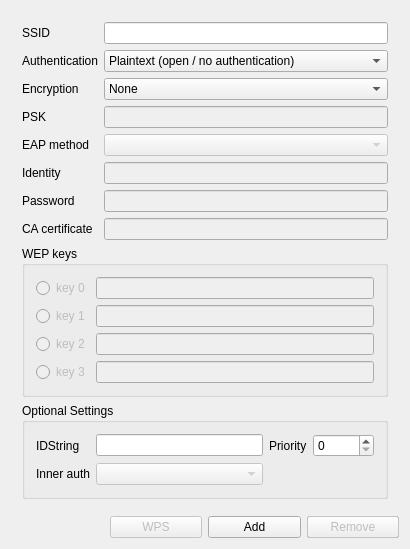
<ui version="4.0" >
 <class>NetworkConfig</class>
 <widget class="QDialog" name="NetworkConfig" >
  <property name="geometry" >
   <rect>
    <x>0</x>
    <y>0</y>
    <width>410</width>
    <height>534</height>
   </rect>
  </property>
  <property name="windowTitle" >
   <string>NetworkConfig</string>
  </property>
  <layout class="QGridLayout" >
   <item row="1" column="3" >
    <widget class="QPushButton" name="cancelButton" >
     <property name="text" >
      <string>Cancel</string>
     </property>
    </widget>
   </item>
   <item row="0" column="0" colspan="4" >
    <widget class="QFrame" name="frame9" >
     <property name="frameShape" >
      <enum>QFrame::NoFrame</enum>
     </property>
     <property name="frameShadow" >
      <enum>QFrame::Plain</enum>
     </property>
     <layout class="QGridLayout" >
      <item row="0" column="0" >
       <widget class="QLabel" name="ssidLabel" >
        <property name="text" >
         <string>SSID</string>
        </property>
       </widget>
      </item>
      <item row="0" column="1" >
       <widget class="QLineEdit" name="ssidEdit" >
        <property name="toolTip" >
         <string>Network name (Service Set Identifier)</string>
        </property>
        <property name="text" >
         <string/>
        </property>
       </widget>
      </item>
      <item row="1" column="0" >
       <widget class="QLabel" name="authLabel" >
        <property name="text" >
         <string>Authentication</string>
        </property>
       </widget>
      </item>
      <item row="1" column="1" >
       <widget class="QComboBox" name="authSelect" >
        <item>
         <property name="text" >
          <string>Plaintext (open / no authentication)</string>
         </property>
        </item>
        <item>
         <property name="text" >
          <string>Static WEP (no authentication)</string>
         </property>
        </item>
        <item>
         <property name="text" >
          <string>Static WEP (Shared Key authentication)</string>
         </property>
        </item>
        <item>
         <property name="text" >
          <string>IEEE 802.1X</string>
         </property>
        </item>
        <item>
         <property name="text" >
          <string>WPA-Personal (PSK)</string>
         </property>
        </item>
        <item>
         <property name="text" >
          <string>WPA-Enterprise (EAP)</string>
         </property>
        </item>
        <item>
         <property name="text" >
          <string>WPA2-Personal (PSK)</string>
         </property>
        </item>
        <item>
         <property name="text" >
          <string>WPA2-Enterprise (EAP)</string>
         </property>
        </item>
       </widget>
      </item>
      <item row="2" column="0" >
       <widget class="QLabel" name="encrLabel" >
        <property name="text" >
         <string>Encryption</string>
        </property>
       </widget>
      </item>
      <item row="2" column="1" >
       <widget class="QComboBox" name="encrSelect" >
        <item>
         <property name="text" >
          <string>None</string>
         </property>
        </item>
        <item>
         <property name="text" >
          <string>WEP</string>
         </property>
        </item>
        <item>
         <property name="text" >
          <string>TKIP</string>
         </property>
        </item>
        <item>
         <property name="text" >
          <string>CCMP</string>
         </property>
        </item>
       </widget>
      </item>
      <item row="3" column="0" >
       <widget class="QLabel" name="pskLabel" >
        <property name="text" >
         <string>PSK</string>
        </property>
       </widget>
      </item>
      <item row="3" column="1" >
       <widget class="QLineEdit" name="pskEdit" >
        <property name="enabled" >
         <bool>false</bool>
        </property>
        <property name="toolTip" >
         <string>WPA/WPA2 pre-shared key or passphrase</string>
        </property>
        <property name="whatsThis" >
         <string/>
        </property>
        <property name="echoMode" >
         <enum>QLineEdit::Password</enum>
        </property>
       </widget>
      </item>
      <item row="4" column="0" >
       <widget class="QLabel" name="eapLabel" >
        <property name="text" >
         <string>EAP method</string>
        </property>
       </widget>
      </item>
      <item row="4" column="1" >
       <widget class="QComboBox" name="eapSelect" >
        <property name="enabled" >
         <bool>false</bool>
        </property>
       </widget>
      </item>
      <item row="5" column="0" >
       <widget class="QLabel" name="identityLabel" >
        <property name="text" >
         <string>Identity</string>
        </property>
       </widget>
      </item>
      <item row="5" column="1" >
       <widget class="QLineEdit" name="identityEdit" >
        <property name="enabled" >
         <bool>false</bool>
        </property>
        <property name="toolTip" >
         <string>Username/Identity for EAP methods</string>
        </property>
       </widget>
      </item>
      <item row="6" column="0" >
       <widget class="QLabel" name="passwordLabel" >
        <property name="text" >
         <string>Password</string>
        </property>
       </widget>
      </item>
      <item row="6" column="1" >
       <widget class="QLineEdit" name="passwordEdit" >
        <property name="enabled" >
         <bool>false</bool>
        </property>
        <property name="toolTip" >
         <string>Password for EAP methods</string>
        </property>
        <property name="echoMode" >
         <enum>QLineEdit::Password</enum>
        </property>
       </widget>
      </item>
      <item row="7" column="0" >
       <widget class="QLabel" name="cacertLabel" >
        <property name="text" >
         <string>CA certificate</string>
        </property>
       </widget>
      </item>
      <item row="7" column="1" >
       <widget class="QLineEdit" name="cacertEdit" >
        <property name="enabled" >
         <bool>false</bool>
        </property>
       </widget>
      </item>
      <item row="8" column="0" colspan="2" >
       <widget class="QGroupBox" name="wepBox" >
        <property name="enabled" >
         <bool>true</bool>
        </property>
        <property name="title" >
         <string>WEP keys</string>
        </property>
        <layout class="QGridLayout" >
         <item row="0" column="0" >
          <widget class="QRadioButton" name="wep0Radio" >
           <property name="enabled" >
            <bool>false</bool>
           </property>
           <property name="text" >
            <string>key 0</string>
           </property>
          </widget>
         </item>
         <item row="1" column="0" >
          <widget class="QRadioButton" name="wep1Radio" >
           <property name="enabled" >
            <bool>false</bool>
           </property>
           <property name="text" >
            <string>key 1</string>
           </property>
          </widget>
         </item>
         <item row="3" column="0" >
          <widget class="QRadioButton" name="wep3Radio" >
           <property name="enabled" >
            <bool>false</bool>
           </property>
           <property name="text" >
            <string>key 3</string>
           </property>
          </widget>
         </item>
         <item row="2" column="0" >
          <widget class="QRadioButton" name="wep2Radio" >
           <property name="enabled" >
            <bool>false</bool>
           </property>
           <property name="text" >
            <string>key 2</string>
           </property>
          </widget>
         </item>
         <item row="0" column="1" >
          <widget class="QLineEdit" name="wep0Edit" >
           <property name="enabled" >
            <bool>false</bool>
           </property>
          </widget>
         </item>
         <item row="1" column="1" >
          <widget class="QLineEdit" name="wep1Edit" >
           <property name="enabled" >
            <bool>false</bool>
           </property>
          </widget>
         </item>
         <item row="2" column="1" >
          <widget class="QLineEdit" name="wep2Edit" >
           <property name="enabled" >
            <bool>false</bool>
           </property>
          </widget>
         </item>
         <item row="3" column="1" >
          <widget class="QLineEdit" name="wep3Edit" >
           <property name="enabled" >
            <bool>false</bool>
           </property>
          </widget>
         </item>
        </layout>
       </widget>
      </item>
      <item row="9" column="0" colspan="2" >
       <widget class="QGroupBox" name="optionalSettingsBox" >
        <property name="enabled" >
         <bool>true</bool>
        </property>
        <property name="title" >
         <string>Optional Settings</string>
        </property>
        <layout class="QGridLayout" >
         <item row="0" column="1" >
          <widget class="QLineEdit" name="idstrEdit" >
           <property name="toolTip" >
            <string>Network Identification String</string>
           </property>
          </widget>
         </item>
         <item row="0" column="3" >
          <widget class="QSpinBox" name="prioritySpinBox" >
           <property name="toolTip" >
            <string>Network Priority</string>
           </property>
           <property name="maximum" >
            <number>10000</number>
           </property>
           <property name="singleStep" >
            <number>10</number>
           </property>
          </widget>
         </item>
         <item row="0" column="0" >
          <widget class="QLabel" name="idstrLabel" >
           <property name="text" >
            <string>IDString</string>
           </property>
          </widget>
         </item>
         <item row="0" column="2" >
          <widget class="QLabel" name="priorityLabel" >
           <property name="text" >
            <string>Priority</string>
           </property>
          </widget>
         </item>
         <item row="1" column="0" >
          <widget class="QLabel" name="phase2Label" >
           <property name="text" >
            <string>Inner auth</string>
           </property>
          </widget>
         </item>
         <item row="1" column="1" >
          <widget class="QComboBox" name="phase2Select" >
           <property name="enabled" >
            <bool>false</bool>
           </property>
          </widget>
         </item>
        </layout>
       </widget>
      </item>
     </layout>
    </widget>
   </item>
   <item row="1" column="2" >
    <widget class="QPushButton" name="addButton" >
     <property name="text" >
      <string>Add</string>
     </property>
    </widget>
   </item>
   <item row="1" column="3" >
    <widget class="QPushButton" name="removeButton" >
     <property name="enabled" >
      <bool>false</bool>
     </property>
     <property name="text" >
      <string>Remove</string>
     </property>
    </widget>
   </item>
   <item row="1" column="0" >
    <spacer>
     <property name="orientation" >
      <enum>Qt::Vertical</enum>
     </property>
     <property name="sizeHint" >
      <size>
       <width>20</width>
       <height>40</height>
      </size>
     </property>
    </spacer>
   </item>
   <item row="1" column="1" >
    <widget class="QPushButton" name="useWpsButton" >
     <property name="enabled" >
      <bool>false</bool>
     </property>
     <property name="text" >
      <string>WPS</string>
     </property>
    </widget>
   </item>
  </layout>
 </widget>
 <layoutdefault spacing="6" margin="11" />
 <pixmapfunction></pixmapfunction>
 <tabstops>
  <tabstop>ssidEdit</tabstop>
  <tabstop>authSelect</tabstop>
  <tabstop>encrSelect</tabstop>
  <tabstop>pskEdit</tabstop>
  <tabstop>eapSelect</tabstop>
  <tabstop>identityEdit</tabstop>
  <tabstop>passwordEdit</tabstop>
  <tabstop>cacertEdit</tabstop>
  <tabstop>wep0Radio</tabstop>
  <tabstop>wep0Edit</tabstop>
  <tabstop>wep1Radio</tabstop>
  <tabstop>wep1Edit</tabstop>
  <tabstop>wep2Radio</tabstop>
  <tabstop>wep2Edit</tabstop>
  <tabstop>wep3Radio</tabstop>
  <tabstop>wep3Edit</tabstop>
  <tabstop>idstrEdit</tabstop>
  <tabstop>prioritySpinBox</tabstop>
  <tabstop>phase2Select</tabstop>
  <tabstop>addButton</tabstop>
  <tabstop>removeButton</tabstop>
  <tabstop>cancelButton</tabstop>
 </tabstops>
 <includes>
  <include location="global" >qtreewidget.h</include>
 </includes>
 <resources/>
 <connections/>
</ui>
